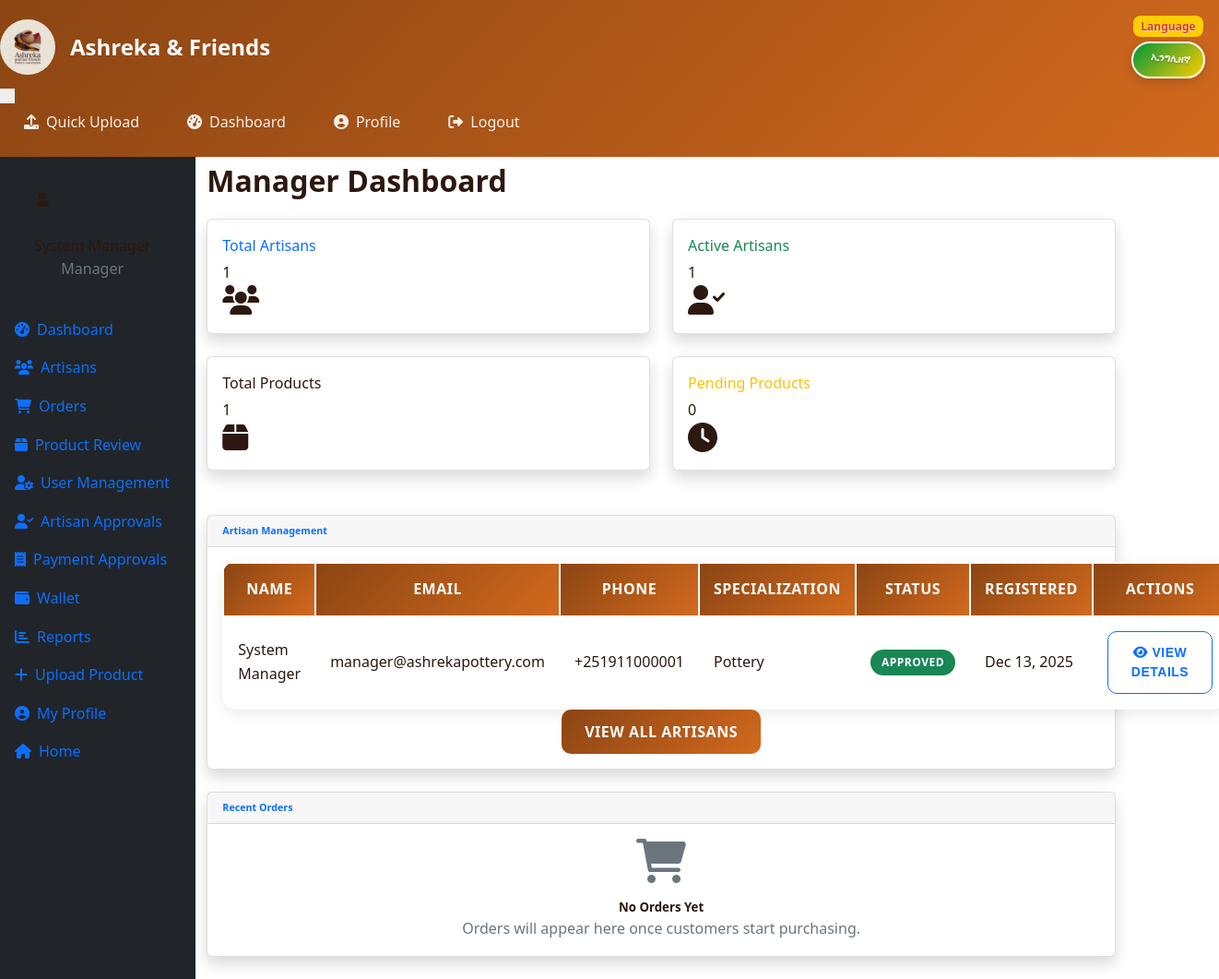
Page /views/manager/dashboard.php (signed in) on the committed database.
### tables this page shows
CREATE TABLE `artisans` (
  `id` int(11) NOT NULL,
  `user_id` int(11) NOT NULL,
  `name` varchar(255) NOT NULL,
  `father_name` varchar(100) DEFAULT NULL,
  `grandfather_name` varchar(100) DEFAULT NULL,
  `skill_type` enum('pottery','weaving','both') NOT NULL,
  `experience_years` int(11) DEFAULT 0,
  `description` text DEFAULT NULL,
  `profile_image` varchar(255) DEFAULT NULL,
  `address` text DEFAULT NULL,
  `approval_status` enum('pending','approved','rejected') DEFAULT 'pending',
  `bio` text DEFAULT NULL,
  `specialization` varchar(100) DEFAULT 'pottery'
);

CREATE TABLE `users` (
  `id` int(11) NOT NULL,
  `email` varchar(255) NOT NULL,
  `phone` varchar(20) DEFAULT NULL,
  `password` varchar(255) NOT NULL,
  `role` enum('admin','manager','artisan','customer') NOT NULL,
  `status` enum('pending','approved','rejected','active') DEFAULT 'pending',
  `created_at` timestamp NOT NULL DEFAULT current_timestamp(),
  `updated_at` timestamp NOT NULL DEFAULT current_timestamp() ON UPDATE current_timestamp(),
  `name` varchar(255) DEFAULT NULL,
  `father_name` varchar(100) DEFAULT NULL,
  `grandfather_name` varchar(100) DEFAULT NULL,
  `rejection_reason` text DEFAULT NULL
);

### views/manager/dashboard.php (the view, shortened to what this page needs)
<?php
require_once '../../config/database_enhanced.php';
$stats = [];
$stmt = $pdo->query("SELECT COUNT(*) FROM artisans");
$stats['total_artisans'] = $stmt->fetchColumn();
$stmt = $pdo->query("SELECT COUNT(*) FROM artisans WHERE approval_status = 'approved'");
$stats['active_artisans'] = $stmt->fetchColumn();
$stmt = $pdo->query("SELECT COUNT(*) FROM products");
$stats['total_products'] = $stmt->fetchColumn();
$stmt = $pdo->query("SELECT COUNT(*) FROM products WHERE status = 'pending'");
$stats['pending_products'] = $stmt->fetchColumn();
$stmt = $pdo->query("SELECT COUNT(*) FROM orders");
$stats['total_orders'] = $stmt->fetchColumn();
$stmt = $pdo->prepare("
    SELECT o.*, p.name as product_name, u.name as customer_name
    FROM orders o
    LEFT JOIN order_items oi ON o.id = oi.order_id
    LEFT JOIN products p ON oi.product_id = p.id
    JOIN customers c ON o.customer_id = c.id
    JOIN users u ON c.user_id = u.id
    ORDER BY o.created_at DESC LIMIT 5
");
$stmt->execute();
$recent_orders = $stmt->fetchAll();
?>
<!DOCTYPE html>
<html lang="en">
<head>
    <link href="../../assets/css/bootstrap.min.css" rel="stylesheet">
    <link href="https://cdnjs.cloudflare.com/ajax/libs/font-awesome/6.0.0/css/all.min.css" rel="stylesheet">
    <link href="../../assets/css/style.css" rel="stylesheet">
</head>
<body>
    <?php include '../layouts/navbar.php'; ?>
    <div class="container-fluid">
        <div class="row">
            <?php include '../layouts/sidebar.php'; ?>
            <main class="col-md-9 ms-sm-auto col-lg-10 px-md-4">
                <div class="d-flex justify-content-between flex-wrap flex-md-nowrap align-items-center pt-3 pb-2 mb-3 border-bottom">
                    <h1 class="h2">Manager Dashboard</h1>
                </div>
                <div class="row mb-4">
                    <div class="col-xl-3 col-md-6 mb-4">
                        <div class="card border-left-primary shadow h-100 py-2">
                            <div class="card-body">
                                <div class="row no-gutters align-items-center">
                                    <div class="col mr-2">
                                        <div class="text-xs font-weight-bold text-primary text-uppercase mb-1">Total Artisans</div>
                                        <div class="h5 mb-0 font-weight-bold text-gray-800"><?= $stats['total_artisans'] ?></div>
                                    </div>
                                    <div class="col-auto">
                                        <i class="fas fa-users fa-2x text-gray-300"></i>
                                    </div>
                                </div>
                            </div>
                        </div>
                    </div>
                    <div class="col-xl-3 col-md-6 mb-4">
                        <div class="card border-left-success shadow h-100 py-2">
                            <div class="card-body">
                                <div class="row no-gutters align-items-center">
                                    <div class="col mr-2">
                                        <div class="text-xs font-weight-bold text-success text-uppercase mb-1">Active Artisans</div>
                                        <div class="h5 mb-0 font-weight-bold text-gray-800"><?= $stats['active_artisans'] ?></div>
                                    </div>
                                    <div class="col-auto">
                                        <i class="fas fa-user-check fa-2x text-gray-300"></i>
                                    </div>
                                </div>
                            </div>
                        </div>
                    </div>
                    <div class="col-xl-3 col-md-6 mb-4">
                        <div class="card border-left-info shadow h-100 py-2">
                            <div class="card-body">
                                <div class="row no-gutters align-items-center">
                                    <div class="col mr-2">
                                        <div class="text-xs font-weight-bold text-info text-uppercase mb-1">Total Products</div>
                                        <div class="h5 mb-0 font-weight-bold text-gray-800"><?= $stats['total_products'] ?></div>
                                    </div>
                                    <div class="col-auto">
                                        <i class="fas fa-box fa-2x text-gray-300"></i>
                                    </div>
                                </div>
                            </div>
                        </div>
                    </div>
                    <div class="col-xl-3 col-md-6 mb-4">
                        <div class="card border-left-warning shadow h-100 py-2">
                            <div class="card-body">
                                <div class="row no-gutters align-items-center">
                                    <div class="col mr-2">
                                        <div class="text-xs font-weight-bold text-warning text-uppercase mb-1">Pending Products</div>
                                        <div class="h5 mb-0 font-weight-bold text-gray-800"><?= $stats['pending_products'] ?></div>
                                    </div>
                                    <div class="col-auto">
                                        <i class="fas fa-clock fa-2x text-gray-300"></i>
                                    </div>
                                </div>
                            </div>
                        </div>
                    </div>
                </div>
                <div class="card shadow mb-4">
                    <div class="card-header py-3">
                        <h6 class="m-0 font-weight-bold text-primary">Artisan Management</h6>
                    </div>
                    <div class="card-body">
                        <?php
                        $stmt = $pdo->prepare("
                            SELECT a.*, u.name, u.email, u.phone, u.created_at
                            FROM artisans a
                            JOIN users u ON a.user_id = u.id
                            ORDER BY u.created_at DESC LIMIT 5
                        ");
                        $stmt->execute();
                        $artisans = $stmt->fetchAll();
                        ?>
                        <?php if (!empty($artisans)): ?>
                        <div class="table-responsive">
                            <table class="table table-bordered">
                                <thead>
                                    <tr>
                                        <th>Name</th>
                                        <th>Email</th>
                                        <th>Phone</th>
                                        <th>Specialization</th>
                                        <th>Status</th>
                                        <th>Registered</th>
                                        <th>Actions</th>
                                    </tr>
                                </thead>
                                <tbody>
                                    <?php foreach ($artisans as $artisan): ?>
                                    <tr>
                                        <td><?= htmlspecialchars($artisan['name']) ?></td>
                                        <td><?= htmlspecialchars($artisan['email']) ?></td>
                                        <td><?= htmlspecialchars($artisan['phone']) ?></td>
                                        <td><?= ucfirst($artisan['skill_type']) ?></td>
                                        <td>
                                            <span class="badge bg-<?= $artisan['approval_status'] === 'approved' ? 'success' : 'warning' ?>">
                                                <?= ucfirst($artisan['approval_status']) ?>
                                            </span>
                                        </td>
                                        <td><?= date('M j, Y', strtotime($artisan['created_at'])) ?></td>
                                        <td>
                                            <button class="btn btn-sm btn-outline-primary"
                                                    onclick="showArtisanModal(<?= $artisan['id'] ?>)">
                                                <i class="fas fa-eye"></i> View Details
                                            </button>
                                        </td>
                                    </tr>
                                    <?php endforeach; ?>
                                </tbody>
                            </table>
                        </div>
                        <div class="text-center">
                            <a href="artisans.php" class="btn btn-primary">View All Artisans</a>
                        </div>
                        <?php endif; ?>
                    </div>
                </div>
                <div class="card shadow mb-4">
                    <div class="card-header py-3">
                        <h6 class="m-0 font-weight-bold text-primary">Recent Orders</h6>
                    </div>
                    <div class="card-body">
                        <?php if (!empty($recent_orders)): ?>
                            <div class="table-responsive">
                                <table class="table table-bordered">
                                    <thead>
                                        <tr>
                                            <th>Order ID</th>
                                            <th>Customer</th>
                                            <th>Product</th>
                                            <th>Amount</th>
                                            <th>Status</th>
                                            <th>Date</th>
                                        </tr>
                                    </thead>
                                    <tbody>
                                        <?php foreach ($recent_orders as $order): ?>
                                        <tr>
                                            <td>#<?= $order['id'] ?></td>
                                            <td><?= htmlspecialchars($order['customer_name']) ?></td>
                                            <td><?= htmlspecialchars($order['product_name'] ?: 'Custom Order') ?></td>
                                            <td><?= number_format($order['total_amount']) ?> ETB</td>
                                            <td>
                                                <span class="badge bg-<?=
                                                    $order['status'] === 'completed' ? 'success' :
                                                    ($order['status'] === 'in_progress' ? 'warning' : 'secondary')
                                                ?>">
                                                    <?= ucfirst(str_replace('_', ' ', $order['status'])) ?>
                                                </span>
                                            </td>
                                            <td><?= date('M j, Y', strtotime($order['created_at'])) ?></td>
                                        </tr>
                                        <?php endforeach; ?>
                                    </tbody>
                                </table>
                            </div>
                            <div class="text-center">
                                <a href="orders.php" class="btn btn-primary">View All Orders</a>
                            </div>
                        <?php else: ?>
                            <div class="text-center py-4">
                                <i class="fas fa-shopping-cart fa-3x text-muted mb-3"></i>
                                <h5>No Orders Yet</h5>
                                <p class="text-muted">Orders will appear here once customers start purchasing.</p>
                            </div>
                        <?php endif; ?>
                    </div>
                </div>
            </main>
        </div>
    </div>

### assets/css/style.css (style rules this page uses)
:root { --primary-color: #8B4513; --secondary-color: #D2691E; --accent-color: #CD853F; --text-dark: #2C1810; --text-light: #6C5B47; --bg-light: #FFF8DC; --success-color: #28a745; --warning-color: #ffc107; --danger-color: #dc3545; --info-color: #17a2b8; }
* { margin: 0; padding: 0; box-sizing: border-box; }
body { font-family: 'Segoe UI', Tahoma, Geneva, Verdana, sans-serif; line-height: 1.6; color: var(--text-dark); background-color: #fff; }
.btn { border-radius: 10px; padding: 12px 25px; font-weight: 600; text-transform: uppercase; letter-spacing: 0.5px; transition: all 0.3s ease; }
.btn-primary { background: linear-gradient(135deg, var(--primary-color) 0%, var(--secondary-color) 100%); border: none; }
.table { background: white; border-radius: 15px; overflow: hidden; box-shadow: 0 5px 15px rgba(0,0,0,0.08); }
.table thead th { background: linear-gradient(135deg, var(--primary-color) 0%, var(--secondary-color) 100%); color: white; border: none; padding: 15px; font-weight: 600; text-transform: uppercase; letter-spacing: 0.5px; }
.table tbody td { padding: 15px; border-color: #f8f9fa; vertical-align: middle; }
.badge { padding: 8px 12px; border-radius: 20px; font-size: 0.75rem; font-weight: 600; text-transform: uppercase; letter-spacing: 0.5px; }
body { top: 0px !important; }

### rows in the picture
artisans: user.name "System Manager", user.email "manager@ashrekapottery.com", user.phone "+251911000001", skill_type "Pottery", approval_status "APPROVED", user.created_at "Dec 13, 2025"

### other values in the picture
$_SESSION['role'] "Manager"
$stats['total_artisans'] "1"
$stats['active_artisans'] "1"
$stats['total_products'] "1"
$stats['pending_products'] "0"
